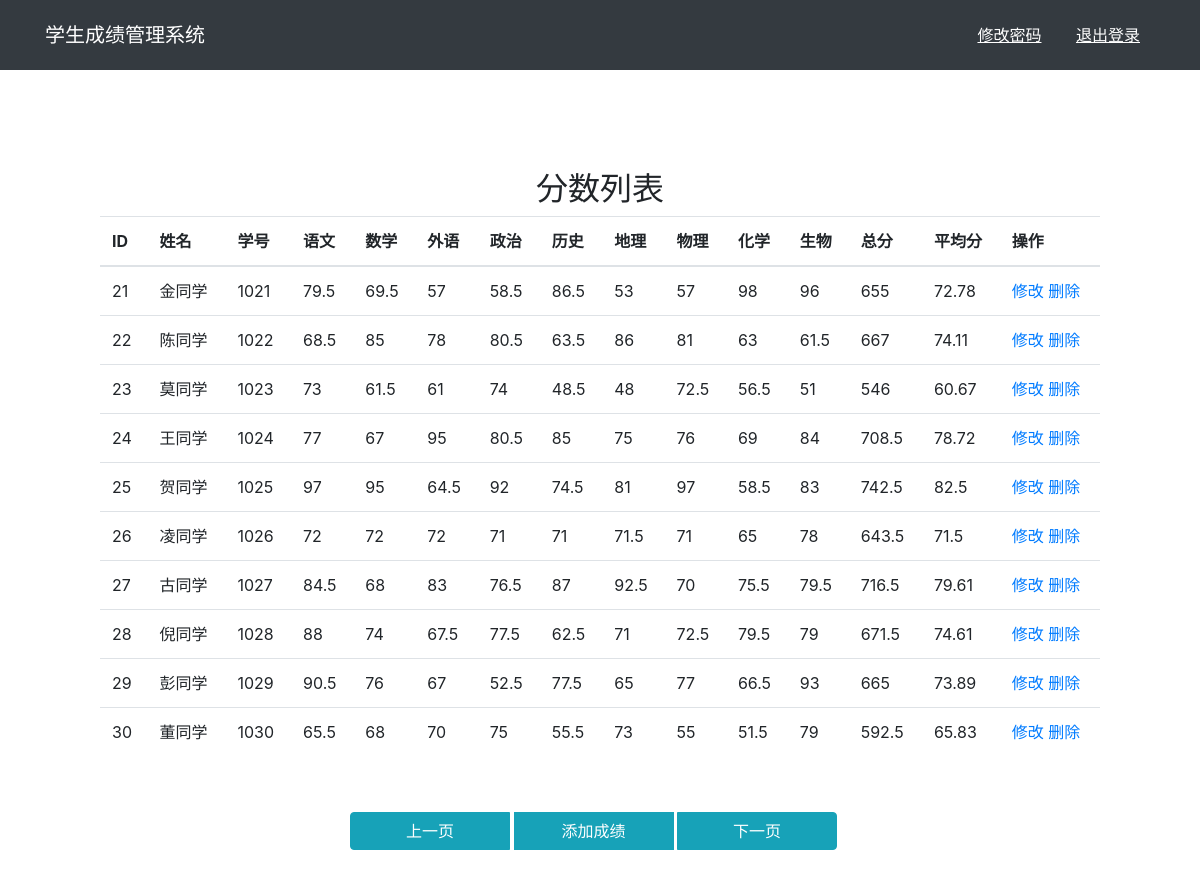
/admin/list.php?page=3, run on the app's committed database.
### tables this page shows
CREATE TABLE `scores` (
  `id` int(11) NOT NULL,
  `name` varchar(50) NOT NULL,
  `student_id` varchar(50) NOT NULL,
  `YU` float DEFAULT NULL,
  `SHU` float DEFAULT NULL,
  `WAI` float DEFAULT NULL,
  `ZHENG` float DEFAULT NULL,
  `SHI` float DEFAULT NULL,
  `DI` float DEFAULT NULL,
  `WU` float DEFAULT NULL,
  `HUA` float DEFAULT NULL,
  `SHENG` float DEFAULT NULL
);

### connect.php (called while the page is built, shortened)
<?php
class Connect
{
	public $pdo;
	public function __construct()
	{
		try
		{
			$this->pdo = new PDO(self::dsn,
					self::db_username, self::db_password,
					array(PDO::MYSQL_ATTR_INIT_COMMAND => "set names utf8"));
		} catch (PDOException $e)
		{
			echo '数据库连接失败: ' . $e->getMessage();
			exit();
		}
	}
	private static function buildWhere($where, &$value)
	{
		if($where != null && is_array($where) && count($where) > 0 && is_array($value))
		{
			array_push($value, ...array_values($where));
			$where = 'WHERE ' . join('=? AND ', array_keys($where)) . '=?';
		}
		else
		{
			$where = '';
		}
		return $where;
	}
	public function selectByLimit($table, $fields, $offset, $count, $where = null)
	{
		if(!empty($table) && count($fields) > 0 && $count > 0)
		{
			$fields = join(',', array_values($fields));
			$value = array();
			$where = self::buildWhere($where, $value);
			$query = "SELECT {$fields} FROM {$table} {$where} LIMIT $offset,$count";
			$stmt = $this->pdo->prepare($query);
			if($stmt->execute($value))
			{
				return $stmt->fetchAll();
			}
		}
		return false;
	}
	public function getTotalRows($table)
	{
		return $this->getResultRows($table,null);
	}
	public function getResultRows($table, $where)
	{
		$value = array();
		$where = self::buildWhere($where, $value);
		$query = "SELECT COUNT(*) AS resultRows FROM {$table} {$where}";
		$stmt = $this->pdo->prepare($query);
		if($stmt->execute($value) && $result = $stmt->fetch())
		{
			return $result['resultRows'];
		}
		return 0;
	}
}
?>

### admin/list.php (the view, shortened to what this page needs)
<?php
require_once '../connect.php';
$CONNECT = new Connect();
$page = 1;
if(isset($_GET['page']) && !empty($_GET['page']))
{
	$page = ($_GET['page'] > 1)? $_GET['page'] : 1;
}
$page_rows = 10;
$total_rows = $CONNECT->getTotalRows('scores');
$max_page = ceil($total_rows / $page_rows);
$page = ($page > $max_page)? $max_page : $page;
$page = ($page < 1)? 1 : $page;
$row_start = ($page-1) * $page_rows;
$data = $CONNECT->selectByLimit('scores',array('*'), $row_start, $page_rows);
?>
<!DOCTYPE html>
<html>
<head>
  <link rel="stylesheet" href="../css/bootstrap.min.css">
</head>
<body>
<nav class="navbar navbar-dark navbar-fixed-top bg-dark" style="background:#343a40;">
	<div class="container">
		<a  style="color:white" class="navbar-brand" href="../index.php">学生成绩管理系统</a>
		<div style="float:right;">
			<a style="display:inline-block;color:white;padding:15px;" href="change_password.php" ><u>修改密码</u></a>
			<a style="display:inline-block;color:white;padding:15px;" href="login.php" ><u>退出登录</u></a>
		</div>
	</div>
</nav>
<div style="margin-top:100px;">
	<div class="center-block m-auto" style="width:1000px;">
		<center><h2>分数列表</h2></center>
		<table class="table table-hover mt-6" >
			<thead>
			  <tr>
			    <th>ID</th><th>姓名</th><th>学号</th>
			    <th>语文</th><th>数学</th><th>外语</th>
			    <th>政治</th><th>历史</th><th>地理</th>
			    <th>物理</th><th>化学</th><th>生物</th><th>总分</th><th>平均分</th>
			    <th>操作</th>
			  </tr>
			</thead>
			<tbody>
			  <?php
			  foreach($data as $row){
			  	$zongfen = $row['YU']+$row['SHU']+$row['WAI']+$row['ZHENG']+$row['SHI']+$row['DI']+$row['WU']+$row['HUA']+$row['SHENG'];
			  	$pingjunfen=$zongfen/9;
			  	$pingjunfen  = round($pingjunfen,2);
			  	echo "<tr><td>{$row['id']}</td><td>{$row['name']}</td><td>{$row['student_id']}</td>"
					."<td>{$row['YU']}</td><td>{$row['SHU']}</td><td>{$row['WAI']}</td>"
					."<td>{$row['ZHENG']}</td><td>{$row['SHI']}</td><td>{$row['DI']}</td>"
					."<td>{$row['WU']}</td><td>{$row['HUA']}</td><td>{$row['SHENG']}</td>"
  		            ."</td><td>{$zongfen}</td>"
  		            ."</td><td>{$pingjunfen}</td>"
		  			."<td><a href=\"edit.php?id={$row['id']}\">修改</a>&nbsp;<a href=\"delete.php?id={$row['id']}\">删除</a></td></tr>";
			  }
			  ?>
		    </tbody>
		</table>
		<br/>
		<center>
			<div class="btn-group mt-3" style="width:500px;">
				<?php
					$pre_page = $page - 1;
					$next_page = $page + 1;
					$has_prev = $pre_page >= 1;
					$has_next = $next_page <= $max_page;
				?>
			    <button type="button" style="width:160px;"
				<?php if($has_prev) echo " onclick=\"javascrtpt:window.location.href='list.php?page=$pre_page'\" "; ?>
				class="btn btn-info <?php if(!$has_prev) echo ' disabled ';?>">上一页</button>
				<button type="button" style="width:160px;" onclick="javascrtpt:window.location.href='add.php'" class="btn btn-info">添加成绩</button>
				<button type="button" style="width:160px;"
				<?php if($has_next) echo " onclick=\"javascrtpt:window.location.href='list.php?page=$next_page'\" "; ?>
				class="btn btn-info <?php if(!$has_next) echo ' disabled ';?>">下一页</button>
			</div>
		</center>
		<br/>
		<br/>
		<br/>
		<br/>
	</div>
</div>
</body>
</html>

### data on the page
scores: id "21", name "金同学", student "1021", YU "79.5", SHU "69.5", WAI "57", ZHENG "58.5", SHI "86.5", DI "53", WU "57", HUA "98", SHENG "96", zongfen "655", pingjunfen "72.78"
scores: id "22", name "陈同学", student "1022", YU "68.5", SHU "85", WAI "78", ZHENG "80.5", SHI "63.5", DI "86", WU "81", HUA "63", SHENG "61.5", zongfen "667", pingjunfen "74.11"
scores: id "23", name "莫同学", student "1023", YU "73", SHU "61.5", WAI "61", ZHENG "74", SHI "48.5", DI "48", WU "72.5", HUA "56.5", SHENG "51", zongfen "546", pingjunfen "60.67"
scores: id "24", name "王同学", student "1024", YU "77", SHU "67", WAI "95", ZHENG "80.5", SHI "85", DI "75", WU "76", HUA "69", SHENG "84", zongfen "708.5", pingjunfen "78.72"
scores: id "25", name "贺同学", student "1025", YU "97", SHU "95", WAI "64.5", ZHENG "92", SHI "74.5", DI "81", WU "97", HUA "58.5", SHENG "83", zongfen "742.5", pingjunfen "82.5"
scores: id "26", name "凌同学", student "1026", YU "72", SHU "72", WAI "72", ZHENG "71", SHI "71", DI "71.5", WU "71", HUA "65", SHENG "78", zongfen "643.5"
scores: id "27", name "古同学", student "1027", YU "84.5", SHU "68", WAI "83", ZHENG "76.5", SHI "87", DI "92.5", WU "70", HUA "75.5", SHENG "79.5", zongfen "716.5", pingjunfen "79.61"
scores: id "28", name "倪同学", student "1028", YU "88", SHU "74", WAI "67.5", ZHENG "77.5", SHI "62.5", DI "71", WU "72.5", HUA "79.5", SHENG "79", zongfen "671.5", pingjunfen "74.61"
scores: id "29", name "彭同学", student "1029", YU "90.5", SHU "76", WAI "67", ZHENG "52.5", SHI "77.5", DI "65", WU "77", HUA "66.5", SHENG "93", zongfen "665", pingjunfen "73.89"
scores: id "30", name "董同学", student "1030", YU "65.5", SHU "68", WAI "70", ZHENG "75", SHI "55.5", DI "73", WU "55", HUA "51.5", SHENG "79", zongfen "592.5", pingjunfen "65.83"
